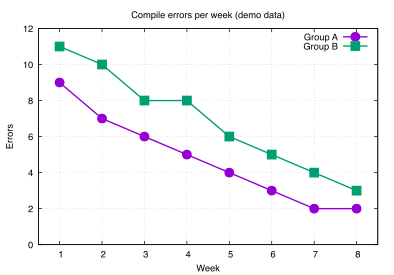

Recreate this plot in gnuplot.
# figure-demo.gp — 用純文字腳本畫一張圖，輸出 PDF 給 LaTeX 放進論文
# 執行方式：把這個檔和 figure-data.dat 放在同一個資料夾，終端機輸入
#   gnuplot figure-demo.gp
# 跑完同一個資料夾會多出 figure-demo.pdf
# 圖內文字用英文：gnuplot 的中文字型每台電腦不同，先求圖出得來。

set terminal pdfcairo size 10cm,7cm font "Sans,10"
set output "figure-demo.pdf"

set title "Compile errors per week (demo data)"
set xlabel "Week"
set ylabel "Errors"
set grid
set key top right
set xrange [0.5:8.5]
set yrange [0:*]
set style data linespoints

plot "figure-data.dat" using 1:2 title "Group A" lw 2 pt 7, \
     "figure-data.dat" using 1:3 title "Group B" lw 2 pt 5

set output

# 想要 PNG（放進 Word 或簡報）？把上面 terminal／output 兩行換成：
#   set terminal pngcairo size 1000,700 font "Sans,14"
#   set output "figure-demo.png"
